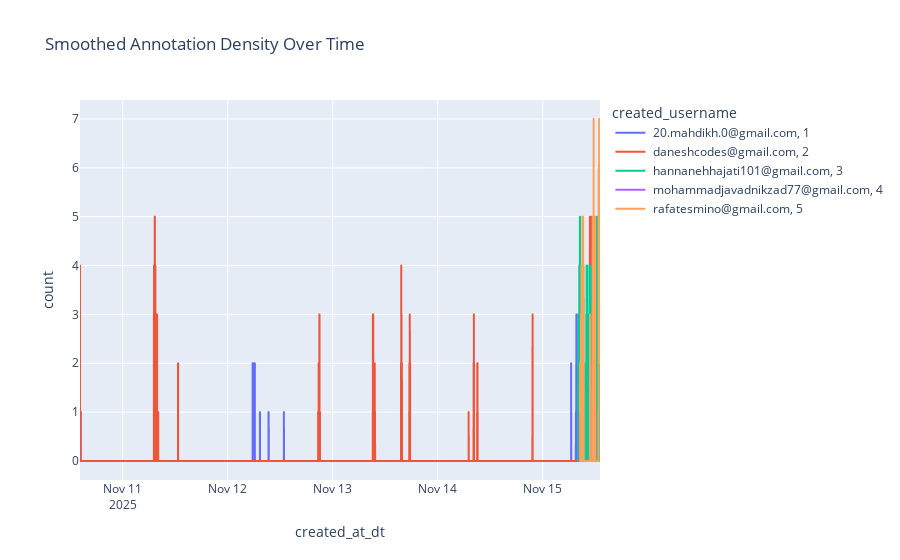

Notebook source saved alongside this figure:
### Code cell
df = annotations_df.copy()
df["timestamp"] = df["created_at_dt"].astype("int64") // 10**9  # convert to seconds

# Count events per minute per user
df_resampled = (
    df.set_index("created_at_dt")
    .groupby("created_username")
    .resample("1min")["created_username"]
    .count()
    .rename("count")
    .reset_index()
)

fig = px.line(
    df_resampled,
    x="created_at_dt",
    y="count",
    color="created_username",
    title="Smoothed Annotation Density Over Time",
)

fig.show()

### Figure 1 — Plotly figure (JSON) as saved in the notebook; plotly's stock layout.template omitted (floating-point values rounded to 4 significant figures; data arrays with more than 128 entries replaced by an {"elided": "..."} marker saying what was removed)
{"data": [{"hovertemplate": "created_username= 20.mahdikh.0@gmail.com, 1<br>created_at_dt=%{x}<br>count=%{y}<extra></extra>", "legendgroup": " 20.mahdikh.0@gmail.com, 1", "line": {"color": "#636efa", "dash": "solid"}, "marker": {"symbol": "circle"}, "mode": "lines", "name": " 20.mahdikh.0@gmail.com, 1", "showlegend": true, "type": "scattergl", "x": {"elided": "6948 str values"}, "xaxis": "x", "y": {"elided": "6948 int values"}, "yaxis": "y"}, {"hovertemplate": "created_username= daneshcodes@gmail.com, 2<br>created_at_dt=%{x}<br>count=%{y}<extra></extra>", "legendgroup": " daneshcodes@gmail.com, 2", "line": {"color": "#EF553B", "dash": "solid"}, "marker": {"symbol": "circle"}, "mode": "lines", "name": " daneshcodes@gmail.com, 2", "showlegend": true, "type": "scattergl", "x": {"elided": "7074 str values"}, "xaxis": "x", "y": {"elided": "7074 int values"}, "yaxis": "y"}, {"hovertemplate": "created_username= hannanehhajati101@gmail.com, 3<br>created_at_dt=%{x}<br>count=%{y}<extra></extra>", "legendgroup": " hannanehhajati101@gmail.com, 3", "line": {"color": "#00cc96", "dash": "solid"}, "marker": {"symbol": "circle"}, "mode": "lines", "name": " hannanehhajati101@gmail.com, 3", "showlegend": true, "type": "scattergl", "x": {"elided": "304 str values"}, "xaxis": "x", "y": {"elided": "304 int values"}, "yaxis": "y"}, {"hovertemplate": "created_username= mohammadjavadnikzad77@gmail.com, 4<br>created_at_dt=%{x}<br>count=%{y}<extra></extra>", "legendgroup": " mohammadjavadnikzad77@gmail.com, 4", "line": {"color": "#ab63fa", "dash": "solid"}, "marker": {"symbol": "circle"}, "mode": "lines", "name": " mohammadjavadnikzad77@gmail.com, 4", "showlegend": true, "type": "scattergl", "x": {"elided": "255 str values"}, "xaxis": "x", "y": {"elided": "255 int values"}, "yaxis": "y"}, {"hovertemplate": "created_username= rafatesmino@gmail.com, 5<br>created_at_dt=%{x}<br>count=%{y}<extra></extra>", "legendgroup": " rafatesmino@gmail.com, 5", "line": {"color": "#FFA15A", "dash": "solid"}, "marker": {"symbol": "circle"}, "mode": "lines", "name": " rafatesmino@gmail.com, 5", "showlegend": true, "type": "scattergl", "x": {"elided": "272 str values"}, "xaxis": "x", "y": {"elided": "272 int values"}, "yaxis": "y"}], "layout": {"legend": {"title": {"text": "created_username"}, "tracegroupgap": 0}, "title": {"text": "Smoothed Annotation Density Over Time"}, "xaxis": {"anchor": "y", "domain": [0, 1], "title": {"text": "created_at_dt"}}, "yaxis": {"anchor": "x", "domain": [0, 1], "title": {"text": "count"}}}}
